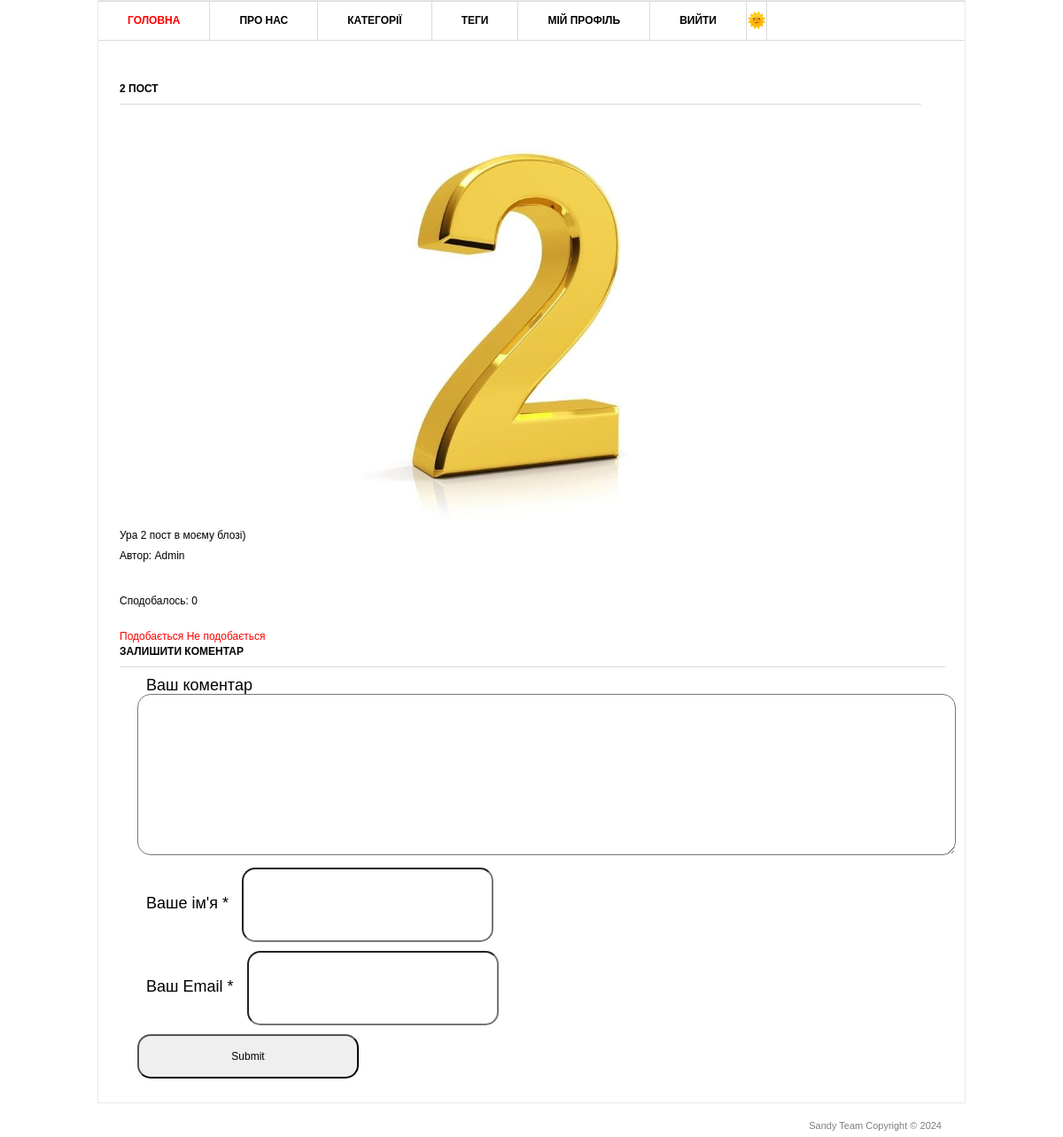
Screenshot of /4/ (signed in) with the database file from the repository.
### blog/models.py (models this page shows, shortened)
class Post(models.Model):
    title = models.CharField('Заголовок записа', max_length=100)
    description = models.TextField('Текст записа')
    author = models.CharField('Нік автора', max_length=100)
    date = models.DateField('Дата  публікацій')
    img = models.ImageField("Зображення", upload_to='2024')
    class Meta:
        verbose_name = 'Запис'
        verbose_name_plural = 'Записи'

### blog/views.py (the view)
# urls.py: path('<int:pk>/', views.PostDetail.as_view(), name='post_detail'),
class PostDetail(View):
    def get(self, request, pk):
        post = Post.objects.get(id=pk)
        return render(request, 'post_detail.html', {'post': post})

### static/templates/post_detail.html (shortened to what this page needs)
{% extends "base.html" %}
{% block content %}
<div id="content" class="left">
    <div class="projects">
        <h3>{{ post.title }}</h3>
        <p align="center">
            <img src="{{ post.img.url }}" width="50%"/>
        </p>
        <div class="item">
            <div class="text left">
                <p>{{ post.description }}</p>
                <p>Автор: {{ post.author }}</p>
            </div>
        </div>
    </div>
</div>
<div>
    <br>
    <p>Сподобалось: {{ post.likes_set.all.count }}</p>
    <br>
    <a href="{% url 'add_likes' post.id %}">Подобається</a>
    <a href="{% url 'del_likes' post.id %}">Не подобається</a>
</div>
<div class="form-comment">
    <h3>Залишити коментар</h3>
    <div>
        <form action="{% url 'add_comments' post.id %}" method="post">
            <div>
                <label>Ваш коментар</label>
                <textarea name="text_comments"></textarea>
            </div>
            <div>
                <label>Ваше ім'я *</label>
                <input type="text" name="name">
            </div>
            <div>
                <label>Ваш Email *</label>
                <input type="email" name="email">
            </div>
            <div><input type="submit"></div>
        </form>
    </div>
</div>
{% endblock %}

### static/css/style.css (style rules this page uses)
* { margin: 0; padding: 0; outline:0; }
body { font-size: 12px; line-height: 20px; font-family: Georgia, Arial, Helvetica, Sans-Serif; color: #333; background: url() repeat 0 0; }
a { color: #ff0000; text-decoration: none; cursor:pointer; }
input, textarea, select { font-family: Arial, Helvetica, sans-serif; font-size:12px; }
textarea { overflow:auto; }
.left, .alignleft { float: left; display: inline; }
#main h3 { font-size: 12px; line-height: 15px; color: #000; text-transform: uppercase; border-bottom: 1px solid #dbdbdb; padding: 0 0 9px 0; }
#content { width: 905px; }
.projects { padding: 10px 0 0 0; }
.projects h3 { margin: 0 0 17px 0; }
.projects .item { margin: 0 0 28px 0; }
.projects .text { width: 600px; }
.projects .text p { padding: 0 0 3px 0; }
.form-comment { font-size: 18px; }
.form-comment label { margin: 10px 10px; }
.form-comment input { border-radius: 15px; padding: 15px; height: 50px; width: 250px; }
.form-comment textarea { border-radius: 15px; padding: 15px; height: 150px; width: 100%; resize: vertical; }
.form-comment div { margin: 10px; }
body.light-theme { background-color: white; color: black; }

### static/templates/base.html (style rules this page uses)
body.light-theme { background-color: white; color: black; }

### rows the page displays
Post: title "2 ПОСТ", img (picture), description "Ура 2 пост в моєму блозі)", author "Admin", likes_set.all.count "0"
